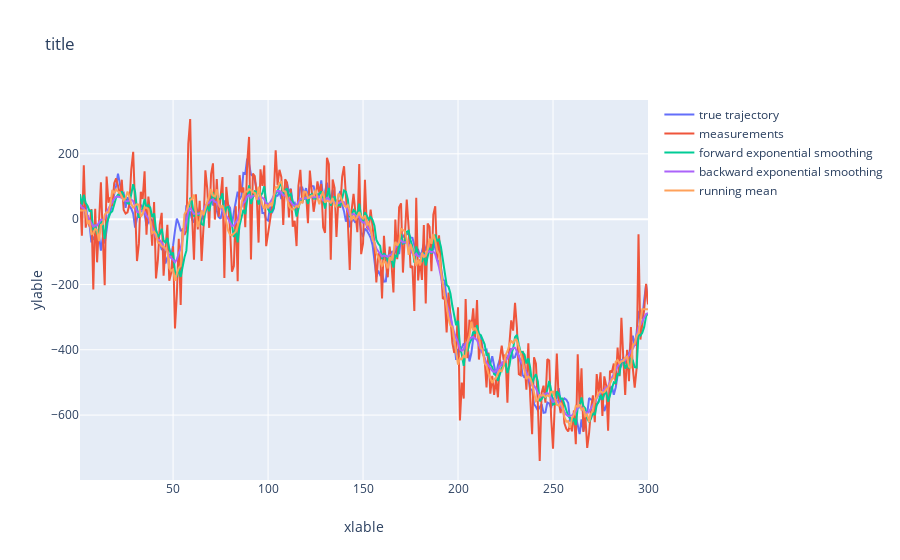

The code cell stored with this chart in its notebook:
### Code cell
plot(5, [num_points, num_points, num_points, num_points, num_points], 
        [X, z, exp_smooth_for, exp_smooth_back, running_mean],
     legend=['true trajectory', 'measurements', 'forward exponential smoothing',
             'backward exponential smoothing', 'running mean'])

### Figure 1 — Plotly figure (JSON) as saved in the notebook; plotly's stock layout.template omitted (floating-point values rounded to 4 significant figures; data arrays with more than 128 entries replaced by an {"elided": "..."} marker saying what was removed)
{"data": [{"mode": "lines", "name": "true trajectory", "showlegend": true, "type": "scatter", "x": {"elided": "300 int values"}, "y": {"elided": "300 float values"}}, {"mode": "lines", "name": "measurements", "showlegend": true, "type": "scatter", "x": {"elided": "300 int values"}, "y": {"elided": "300 float values"}}, {"mode": "lines", "name": "forward exponential smoothing", "showlegend": true, "type": "scatter", "x": {"elided": "300 int values"}, "y": {"elided": "300 float values"}}, {"mode": "lines", "name": "backward exponential smoothing", "showlegend": true, "type": "scatter", "x": {"elided": "300 int values"}, "y": {"elided": "300 float values"}}, {"mode": "lines", "name": "running mean", "showlegend": true, "type": "scatter", "x": {"elided": "300 int values"}, "y": {"elided": "300 float values"}}], "layout": {"title": {"text": "title"}, "xaxis": {"title": {"text": "xlable"}}, "yaxis": {"title": {"text": "ylable"}}}}
